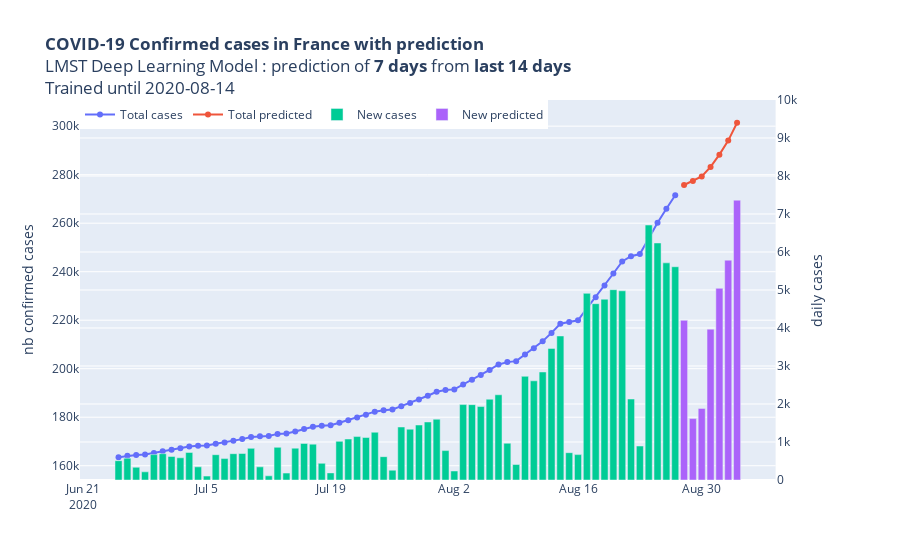

Notebook code cell kept with this figure:
### Markdown cell above
### Figure

### Code cell
# Create figure with secondary y-axis
fig = make_subplots(specs=[[{"secondary_y": True}]])

# Create and style traces
# total
fig.add_trace(go.Scatter(x=df_plot["date"].astype(np.datetime64), 
                         y=df_plot["nb_cases"],
                    mode='lines+markers',
                    line_shape='linear',
                    connectgaps=True, name="Total cases"),
             secondary_y=False)

fig.add_trace(go.Scatter(x=df_plot_pred["date"].astype(np.datetime64), 
                         y=df_plot_pred["nb_cases"],
                    mode='lines+markers',
                    line_shape='linear',
                    connectgaps=True, name="Total predicted"),
             secondary_y=False)
# new cases
fig.add_trace(go.Bar(x=df_plot["date"].astype(np.datetime64), 
                     y=df_plot["pos"], 
                     name="New cases"), 
             secondary_y=True)

fig.add_trace(go.Bar(x=df_plot_pred["date"].astype(np.datetime64), 
            y=df_plot_pred["pos"], 
            name="New predicted"), 
            secondary_y=True)
# Edit the layout
title_fig = '<b>COVID-19 Confirmed cases in France with prediction</b><br>' + \
    'LMST Deep Learning Model : ' + \
    'prediction of <b>{} days</b>'.format(FUTURE_TARGET) + \
    ' from <b>last {} days</b>'.format(PAST_HISTORY) + \
    '<br>Trained until ' + df_feat_fr.iloc[TRAIN_SPLIT]["date"]

fig.update_layout(title=title_fig,
                   yaxis_title='nb confirmed cases')
fig.update_layout(legend_orientation="h", legend=dict(x=0, y=1))

fig.update_yaxes(title_text="daily cases", range=[0, 10000], secondary_y=True)

fig.show()

### Figure 1 — Plotly figure (JSON) as saved in the notebook; plotly's stock layout.template omitted (floating-point values rounded to 4 significant figures)
{"data": [{"connectgaps": true, "line": {"shape": "linear"}, "mode": "lines+markers", "name": "Total cases", "type": "scatter", "x": ["2020-06-25T00:00:00", "2020-06-26T00:00:00", "2020-06-27T00:00:00", "2020-06-28T00:00:00", "2020-06-29T00:00:00", "2020-06-30T00:00:00", "2020-07-01T00:00:00", "2020-07-02T00:00:00", "2020-07-03T00:00:00", "2020-07-04T00:00:00", "2020-07-05T00:00:00", "2020-07-06T00:00:00", "2020-07-07T00:00:00", "2020-07-08T00:00:00", "2020-07-09T00:00:00", "2020-07-10T00:00:00", "2020-07-11T00:00:00", "2020-07-12T00:00:00", "2020-07-13T00:00:00", "2020-07-14T00:00:00", "2020-07-15T00:00:00", "2020-07-16T00:00:00", "2020-07-17T00:00:00", "2020-07-18T00:00:00", "2020-07-19T00:00:00", "2020-07-20T00:00:00", "2020-07-21T00:00:00", "2020-07-22T00:00:00", "2020-07-23T00:00:00", "2020-07-24T00:00:00", "2020-07-25T00:00:00", "2020-07-26T00:00:00", "2020-07-27T00:00:00", "2020-07-28T00:00:00", "2020-07-29T00:00:00", "2020-07-30T00:00:00", "2020-07-31T00:00:00", "2020-08-01T00:00:00", "2020-08-02T00:00:00", "2020-08-03T00:00:00", "2020-08-04T00:00:00", "2020-08-05T00:00:00", "2020-08-06T00:00:00", "2020-08-07T00:00:00", "2020-08-08T00:00:00", "2020-08-09T00:00:00", "2020-08-10T00:00:00", "2020-08-11T00:00:00", "2020-08-12T00:00:00", "2020-08-13T00:00:00", "2020-08-14T00:00:00", "2020-08-15T00:00:00", "2020-08-16T00:00:00", "2020-08-17T00:00:00", "2020-08-18T00:00:00", "2020-08-19T00:00:00", "2020-08-20T00:00:00", "2020-08-21T00:00:00", "2020-08-22T00:00:00", "2020-08-23T00:00:00", "2020-08-24T00:00:00", "2020-08-25T00:00:00", "2020-08-26T00:00:00", "2020-08-27T00:00:00"], "xaxis": "x", "y": [163496, 164069, 164404, 164619, 165287, 165979, 166598, 167182, 167907, 168253, 168356, 169022, 169586, 170278, 170975, 171808, 172154, 172264, 173124, 173306, 174144, 175106, 176050, 176489, 176676, 177693, 178772, 179915, 181033, 182290, 182904, 183162, 184557, 185895, 187342, 188869, 190469, 191243, 191480, 193465, 195448, 197381, 199507, 201750, 202718, 203125, 205854, 208464, 211307, 214770, 218560, 219279, 219947, 224859, 229499, 234257, 239265, 244244, 246375, 247269, 253979, 260217, 265931, 271543], "yaxis": "y"}, {"connectgaps": true, "line": {"shape": "linear"}, "mode": "lines+markers", "name": "Total predicted", "type": "scatter", "x": ["2020-08-28T00:00:00", "2020-08-29T00:00:00", "2020-08-30T00:00:00", "2020-08-31T00:00:00", "2020-09-01T00:00:00", "2020-09-02T00:00:00", "2020-09-03T00:00:00"], "xaxis": "x", "y": [275745, 277361, 279245, 283215, 288260, 294045, 301409], "yaxis": "y"}, {"name": "New cases", "type": "bar", "x": ["2020-06-25T00:00:00", "2020-06-26T00:00:00", "2020-06-27T00:00:00", "2020-06-28T00:00:00", "2020-06-29T00:00:00", "2020-06-30T00:00:00", "2020-07-01T00:00:00", "2020-07-02T00:00:00", "2020-07-03T00:00:00", "2020-07-04T00:00:00", "2020-07-05T00:00:00", "2020-07-06T00:00:00", "2020-07-07T00:00:00", "2020-07-08T00:00:00", "2020-07-09T00:00:00", "2020-07-10T00:00:00", "2020-07-11T00:00:00", "2020-07-12T00:00:00", "2020-07-13T00:00:00", "2020-07-14T00:00:00", "2020-07-15T00:00:00", "2020-07-16T00:00:00", "2020-07-17T00:00:00", "2020-07-18T00:00:00", "2020-07-19T00:00:00", "2020-07-20T00:00:00", "2020-07-21T00:00:00", "2020-07-22T00:00:00", "2020-07-23T00:00:00", "2020-07-24T00:00:00", "2020-07-25T00:00:00", "2020-07-26T00:00:00", "2020-07-27T00:00:00", "2020-07-28T00:00:00", "2020-07-29T00:00:00", "2020-07-30T00:00:00", "2020-07-31T00:00:00", "2020-08-01T00:00:00", "2020-08-02T00:00:00", "2020-08-03T00:00:00", "2020-08-04T00:00:00", "2020-08-05T00:00:00", "2020-08-06T00:00:00", "2020-08-07T00:00:00", "2020-08-08T00:00:00", "2020-08-09T00:00:00", "2020-08-10T00:00:00", "2020-08-11T00:00:00", "2020-08-12T00:00:00", "2020-08-13T00:00:00", "2020-08-14T00:00:00", "2020-08-15T00:00:00", "2020-08-16T00:00:00", "2020-08-17T00:00:00", "2020-08-18T00:00:00", "2020-08-19T00:00:00", "2020-08-20T00:00:00", "2020-08-21T00:00:00", "2020-08-22T00:00:00", "2020-08-23T00:00:00", "2020-08-24T00:00:00", "2020-08-25T00:00:00", "2020-08-26T00:00:00", "2020-08-27T00:00:00"], "xaxis": "x", "y": [508, 573, 335, 215, 668, 692, 619, 584, 725, 346, 103, 666, 564, 692, 697, 833, 346, 110, 860, 182, 838, 962, 944, 439, 187, 1017, 1079, 1143, 1118, 1257, 614, 258, 1395, 1338, 1447, 1527, 1600, 774, 237, 1985, 1983, 1933, 2126, 2243, 968, 407, 2729, 2610, 2843, 3463, 3790, 719, 668, 4912, 4640, 4758, 5008, 4979, 2131, 894, 6710, 6238, 5714, 5612], "yaxis": "y2"}, {"name": "New predicted", "type": "bar", "x": ["2020-08-28T00:00:00", "2020-08-29T00:00:00", "2020-08-30T00:00:00", "2020-08-31T00:00:00", "2020-09-01T00:00:00", "2020-09-02T00:00:00", "2020-09-03T00:00:00"], "xaxis": "x", "y": [4202, 1616, 1884, 3970, 5045, 5785, 7364], "yaxis": "y2"}], "layout": {"legend": {"orientation": "h", "x": 0, "y": 1}, "title": {"text": "<b>COVID-19 Confirmed cases in France with prediction</b><br>LMST Deep Learning Model : prediction of <b>7 days</b> from <b>last 14 days</b><br>Trained until 2020-08-14"}, "xaxis": {"anchor": "y", "domain": [0, 0.94]}, "yaxis": {"anchor": "x", "domain": [0, 1], "title": {"text": "nb confirmed cases"}}, "yaxis2": {"anchor": "x", "overlaying": "y", "range": [0, 10000], "side": "right", "title": {"text": "daily cases"}}}}
